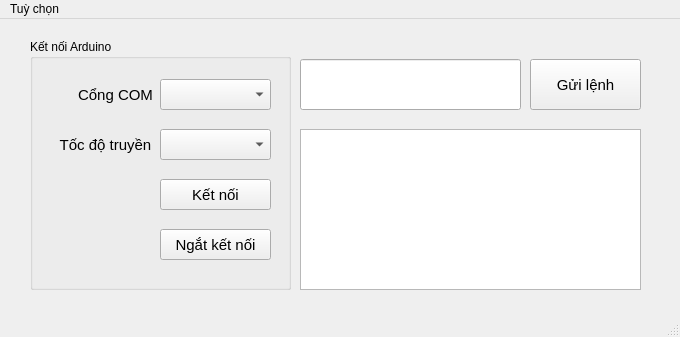
<?xml version="1.0" encoding="UTF-8"?>
<ui version="4.0">
 <class>MainWindow</class>
 <widget class="QMainWindow" name="MainWindow">
  <property name="geometry">
   <rect>
    <x>0</x>
    <y>0</y>
    <width>680</width>
    <height>337</height>
   </rect>
  </property>
  <property name="windowTitle">
   <string>MainWindow</string>
  </property>
  <widget class="QWidget" name="centralwidget">
   <widget class="QGroupBox" name="groupBox">
    <property name="geometry">
     <rect>
      <x>30</x>
      <y>20</y>
      <width>261</width>
      <height>251</height>
     </rect>
    </property>
    <property name="title">
     <string>Kết nối Arduino</string>
    </property>
    <widget class="QLabel" name="label">
     <property name="geometry">
      <rect>
       <x>40</x>
       <y>40</y>
       <width>91</width>
       <height>31</height>
      </rect>
     </property>
     <property name="font">
      <font>
       <pointsize>11</pointsize>
      </font>
     </property>
     <property name="text">
      <string>Cổng COM</string>
     </property>
     <property name="alignment">
      <set>Qt::AlignCenter</set>
     </property>
    </widget>
    <widget class="QLabel" name="label_2">
     <property name="geometry">
      <rect>
       <x>20</x>
       <y>90</y>
       <width>111</width>
       <height>31</height>
      </rect>
     </property>
     <property name="font">
      <font>
       <pointsize>11</pointsize>
      </font>
     </property>
     <property name="text">
      <string>Tốc độ truyền</string>
     </property>
     <property name="alignment">
      <set>Qt::AlignCenter</set>
     </property>
    </widget>
    <widget class="QPushButton" name="pushButton_disconnect">
     <property name="geometry">
      <rect>
       <x>130</x>
       <y>190</y>
       <width>111</width>
       <height>31</height>
      </rect>
     </property>
     <property name="font">
      <font>
       <pointsize>11</pointsize>
      </font>
     </property>
     <property name="text">
      <string>Ngắt kết nối</string>
     </property>
    </widget>
    <widget class="QPushButton" name="pushButton_Connect">
     <property name="geometry">
      <rect>
       <x>130</x>
       <y>140</y>
       <width>111</width>
       <height>31</height>
      </rect>
     </property>
     <property name="font">
      <font>
       <pointsize>11</pointsize>
      </font>
     </property>
     <property name="text">
      <string>Kết nối</string>
     </property>
    </widget>
    <widget class="QComboBox" name="comboBox_port">
     <property name="geometry">
      <rect>
       <x>130</x>
       <y>40</y>
       <width>111</width>
       <height>31</height>
      </rect>
     </property>
    </widget>
    <widget class="QComboBox" name="comboBox_bd">
     <property name="geometry">
      <rect>
       <x>130</x>
       <y>90</y>
       <width>111</width>
       <height>31</height>
      </rect>
     </property>
     <property name="currentText">
      <string/>
     </property>
     <item>
      <property name="text">
       <string/>
      </property>
     </item>
     <item>
      <property name="text">
       <string>4800</string>
      </property>
     </item>
     <item>
      <property name="text">
       <string>9600</string>
      </property>
     </item>
     <item>
      <property name="text">
       <string>19200</string>
      </property>
     </item>
     <item>
      <property name="text">
       <string>38400</string>
      </property>
     </item>
    </widget>
   </widget>
   <widget class="QLineEdit" name="lineEdit">
    <property name="geometry">
     <rect>
      <x>300</x>
      <y>40</y>
      <width>221</width>
      <height>51</height>
     </rect>
    </property>
    <property name="font">
     <font>
      <pointsize>35</pointsize>
     </font>
    </property>
    <property name="text">
     <string/>
    </property>
    <property name="alignment">
     <set>Qt::AlignBottom|Qt::AlignHCenter</set>
    </property>
   </widget>
   <widget class="QPushButton" name="pushButton_send">
    <property name="geometry">
     <rect>
      <x>530</x>
      <y>40</y>
      <width>111</width>
      <height>51</height>
     </rect>
    </property>
    <property name="font">
     <font>
      <pointsize>11</pointsize>
     </font>
    </property>
    <property name="text">
     <string>Gửi lệnh</string>
    </property>
   </widget>
   <widget class="QTextEdit" name="textEdit">
    <property name="geometry">
     <rect>
      <x>300</x>
      <y>110</y>
      <width>341</width>
      <height>161</height>
     </rect>
    </property>
    <property name="font">
     <font>
      <pointsize>15</pointsize>
     </font>
    </property>
    <property name="html">
     <string>&lt;!DOCTYPE HTML PUBLIC &quot;-//W3C//DTD HTML 4.0//EN&quot; &quot;http://www.w3.org/TR/REC-html40/strict.dtd&quot;&gt;
&lt;html&gt;&lt;head&gt;&lt;meta name=&quot;qrichtext&quot; content=&quot;1&quot; /&gt;&lt;meta charset=&quot;utf-8&quot; /&gt;&lt;style type=&quot;text/css&quot;&gt;
p, li { white-space: pre-wrap; }
hr { height: 1px; border-width: 0; }
li.unchecked::marker { content: &quot;\2610&quot;; }
li.checked::marker { content: &quot;\2612&quot;; }
&lt;/style&gt;&lt;/head&gt;&lt;body style=&quot; font-family:'Segoe UI'; font-size:15pt; font-weight:400; font-style:normal;&quot;&gt;
&lt;p style=&quot;-qt-paragraph-type:empty; margin-top:0px; margin-bottom:0px; margin-left:0px; margin-right:0px; -qt-block-indent:0; text-indent:0px;&quot;&gt;&lt;br /&gt;&lt;/p&gt;&lt;/body&gt;&lt;/html&gt;</string>
    </property>
   </widget>
   <widget class="QLCDNumber" name="lcdNumber">
    <property name="geometry">
     <rect>
      <x>190</x>
      <y>340</y>
      <width>131</width>
      <height>91</height>
     </rect>
    </property>
   </widget>
  </widget>
  <widget class="QMenuBar" name="menubar">
   <property name="geometry">
    <rect>
     <x>0</x>
     <y>0</y>
     <width>680</width>
     <height>21</height>
    </rect>
   </property>
   <widget class="QMenu" name="menuTu_ch_n">
    <property name="title">
     <string>Tuỳ chọn</string>
    </property>
    <addaction name="action_trogiup"/>
    <addaction name="action_beca"/>
    <addaction name="action_thoat"/>
   </widget>
   <addaction name="menuTu_ch_n"/>
  </widget>
  <widget class="QStatusBar" name="statusbar"/>
  <action name="action_trogiup">
   <property name="icon">
    <iconset resource="res.qrc">
     <normaloff>:/images/asd.png</normaloff>:/images/asd.png</iconset>
   </property>
   <property name="text">
    <string>Trợ giúp</string>
   </property>
   <property name="font">
    <font>
     <pointsize>10</pointsize>
    </font>
   </property>
  </action>
  <action name="action_beca">
   <property name="icon">
    <iconset resource="res.qrc">
     <normaloff>:/images/fish-icon-1982x2048-xxayvvtg.png</normaloff>:/images/fish-icon-1982x2048-xxayvvtg.png</iconset>
   </property>
   <property name="text">
    <string>Mở cài đặt bể cá</string>
   </property>
   <property name="font">
    <font>
     <pointsize>10</pointsize>
    </font>
   </property>
  </action>
  <action name="action_thoat">
   <property name="icon">
    <iconset resource="res.qrc">
     <normaloff>:/images/png-clipart-computer-icons-button-user-interface-exit-logo-area-thumbnail.png</normaloff>:/images/png-clipart-computer-icons-button-user-interface-exit-logo-area-thumbnail.png</iconset>
   </property>
   <property name="text">
    <string>Thoát</string>
   </property>
   <property name="font">
    <font>
     <pointsize>10</pointsize>
    </font>
   </property>
  </action>
 </widget>
 <resources>
  <include location="res.qrc"/>
 </resources>
 <connections/>
</ui>
